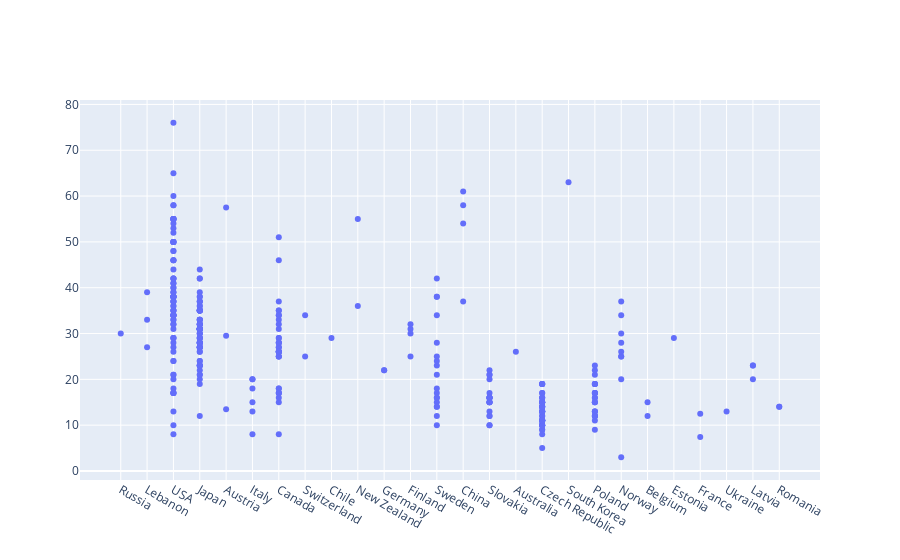

Notebook code cell kept with this figure:
### Code cell
# An initial look suggests a spread of resorts, which is promising with regards to the impact
# Lets visualise using go

fig = go.Figure()
fig.add_trace(go.Scatter(
    x=df_ski_data["Country"][df_ski_data["Star Rating"].isnull()], 
    y=df_ski_data["Cost in Euros"][df_ski_data["Star Rating"].isnull()], 
    name="Country vs Cost in Euros for Missing Star Rating Values", mode="markers"))

fig.show()

### Figure 1 — Plotly figure (JSON) as saved in the notebook; plotly's stock layout.template omitted (floating-point values rounded to 4 significant figures; data arrays with more than 128 entries replaced by an {"elided": "..."} marker saying what was removed)
{"data": [{"mode": "markers", "name": "Country vs Cost in Euros for Missing Star Rating Values", "type": "scatter", "x": {"elided": "348 str values"}, "y": {"elided": "348 float values"}}], "layout": {}}
